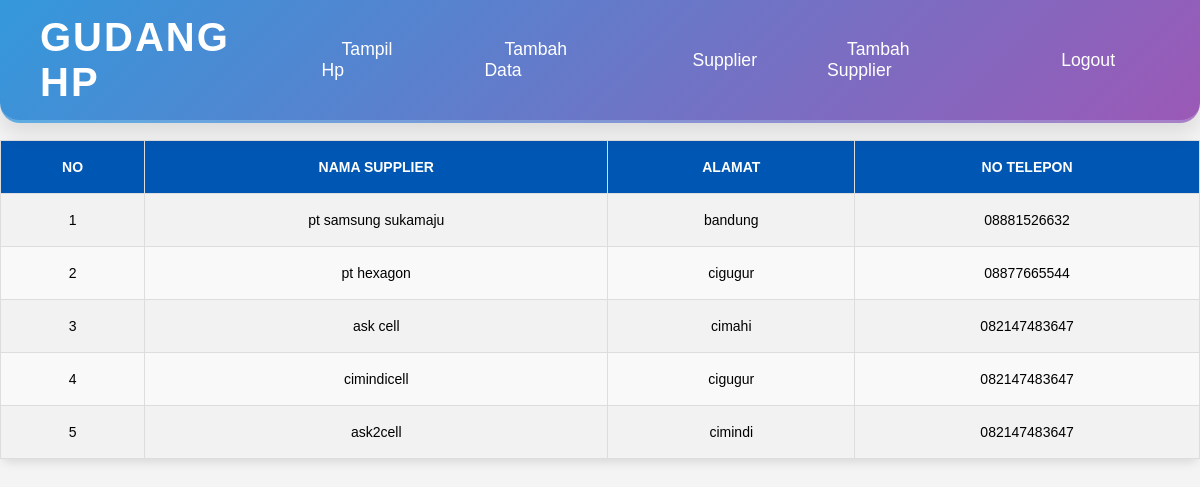
Screenshot of /views/supplier.php with the database file from the repository.
### tables this page shows
CREATE TABLE `tb_supplier` (
  `id_supplier` int(11) NOT NULL,
  `nama_supplier` varchar(20) NOT NULL,
  `alamat` varchar(20) NOT NULL,
  `no_telepon` int(20) NOT NULL
);

### config/koneksi.php (called while the page is built, shortened)
<?php
class Koneksi
{
    private $server_name = 'localhost';
    private $username = 'root';
    private $pass = '';
    private $db = 'db_gudanghp';
    public function __construct()
    {
        try {
            $this->conn = new mysqli($this->server_name, $this->username, $this->pass, $this->db);
        } catch (Exception $e) {
            die($e->getMessage());
        }
    }
}
?>

### models/SupplierModel.php (called while the page is built, shortened)
<?php
include_once "../config/koneksi.php";
class SupplierModel
{
    private $db;
    public function __construct()
    {
        $this->db = new koneksi();
    }
    public function getAllSuppliers()
    {
        $query = "SELECT * FROM tb_supplier";
        $result = mysqli_query($this->db->conn, $query);
        $data = [];
        while ($row = $result->fetch_assoc()) {
            $data[] = $row;
        }
        return $data;
    }
}
?>

### views/supplier.php (the view, shortened to what this page needs)
<?php
include '../models/SupplierModel.php';
include_once "navbar.php";
$supplierModel = new SupplierModel();
$suppliers = $supplierModel->getAllSuppliers();
?>
<!DOCTYPE html>
<html lang="en">
<head>
    <link rel="stylesheet" href="../views/style/tb.css">
    <link rel="stylesheet" href="../views/style/tombol.css">
</head>
<body>
<div class="content-container">
    <table>
        <thead>
            <tr>
                <th>No</th>
                <th>Nama Supplier</th>
                <th>Alamat</th>
                <th>No Telepon</th>
            </tr>
        </thead>
        <tbody>
            <?php $no = 1; ?>
            <?php foreach ($suppliers as $supplier): ?>
            <tr>
                <td><?= $no++; ?></td>
                <td><?= htmlspecialchars($supplier['nama_supplier']) ?></td>
                <td><?= htmlspecialchars($supplier['alamat']) ?></td>
                <td>
                    <?php
                        $no_telepon = $supplier['no_telepon'];
                        if (substr($no_telepon, 0, 2) !== "08") {
                            $no_telepon = "08" . $no_telepon;
                        }
                        echo htmlspecialchars($no_telepon);
                    ?>
                </td>
            </tr>
            <?php endforeach; ?>
        </tbody>
    </table>
</div>
</body>
</html>

### views/style/nb.css (style rules this page uses)
* { margin: 0; padding: 0; box-sizing: border-box; }
body { font-family: 'Arial', sans-serif; background-color: #f4f4f4; padding-top: 80px; }

### views/style/tb.css (style rules this page uses)
body { margin-top: 50px; }
table { width: 100%; border-collapse: collapse; margin-top: 10px; background: linear-gradient(145deg, #ffffff, #f1f1f1); border-radius: 12px; box-shadow: 0 4px 10px rgba(0, 0, 0, 0.1); }
th, td { padding: 18px 15px; text-align: center; border: 1px solid #ddd; font-size: 14px; }
th { background-color: #0056b3; color: white; font-weight: bold; text-transform: uppercase; }
tr:nth-child(even) { background-color: #f9f9f9; }
tr:nth-child(odd) { background-color: #f2f2f2; }
th, td { transition: background-color 0.3s ease, color 0.3s ease; }

### rows the page displays
tb_supplier: nama_supplier "pt samsung sukamaju", alamat "bandung", no_telepon "08881526632"
tb_supplier: nama_supplier "pt hexagon", alamat "cigugur", no_telepon "08877665544"
tb_supplier: nama_supplier "ask cell", alamat "cimahi", no_telepon "082147483647"
tb_supplier: nama_supplier "cimindicell", alamat "cigugur", no_telepon "082147483647"
tb_supplier: nama_supplier "ask2cell", alamat "cimindi", no_telepon "082147483647"
